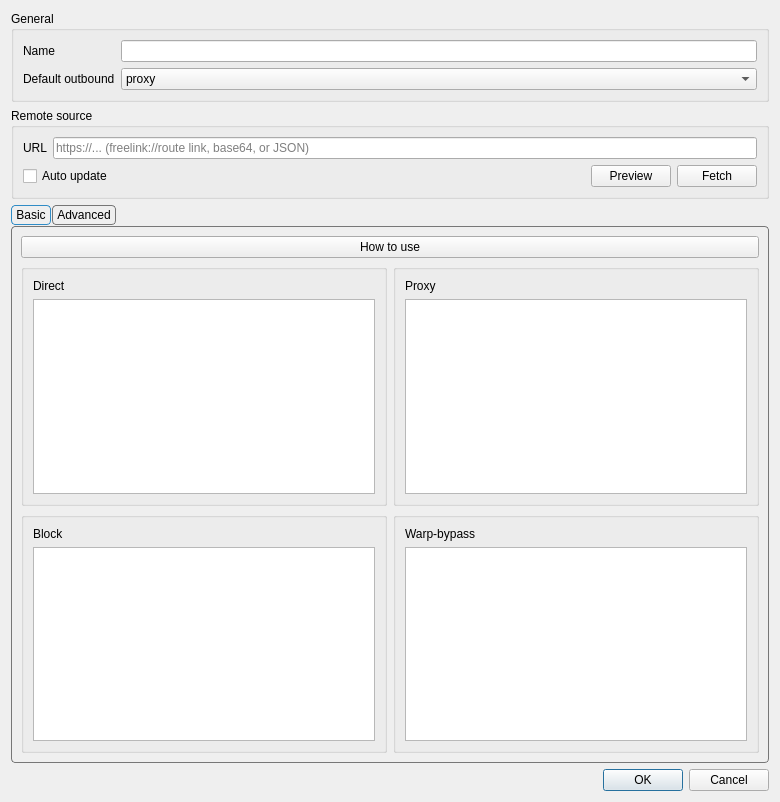
<?xml version="1.0" encoding="UTF-8"?>
<ui version="4.0">
 <class>RouteItem</class>
 <widget class="QDialog" name="RouteItem">
  <property name="geometry">
   <rect>
    <x>0</x>
    <y>0</y>
    <width>780</width>
    <height>802</height>
   </rect>
  </property>
  <property name="windowTitle">
   <string>Route Profile</string>
  </property>
  <layout class="QVBoxLayout" name="verticalLayout_3">
   <item>
    <widget class="QGroupBox" name="generalBox">
     <property name="title">
      <string>General</string>
     </property>
     <layout class="QGridLayout" name="gridLayout">
      <item row="0" column="0">
       <widget class="QLabel" name="route_name_l">
        <property name="text">
         <string>Name</string>
        </property>
       </widget>
      </item>
      <item row="0" column="1">
       <widget class="QLineEdit" name="route_name"/>
      </item>
      <item row="2" column="1">
       <widget class="QComboBox" name="def_out">
        <item>
         <property name="text">
          <string notr="true">proxy</string>
         </property>
        </item>
        <item>
         <property name="text">
          <string notr="true">direct</string>
         </property>
        </item>
        <item>
         <property name="text">
          <string notr="true">block</string>
         </property>
        </item>
        <item>
         <property name="text">
          <string notr="true">warp-bypass</string>
         </property>
        </item>
       </widget>
      </item>
      <item row="2" column="0">
       <widget class="QLabel" name="def_out_l">
        <property name="text">
         <string>Default outbound</string>
        </property>
       </widget>
      </item>
     </layout>
    </widget>
   </item>
   <item>
    <widget class="QGroupBox" name="remoteBox">
     <property name="title">
      <string>Remote source</string>
     </property>
     <layout class="QVBoxLayout" name="remoteBoxLayout">
      <item>
       <layout class="QHBoxLayout" name="remoteUrlRow">
        <item>
         <widget class="QLabel" name="remoteUrlLabel">
          <property name="text">
           <string>URL</string>
          </property>
         </widget>
        </item>
        <item>
         <widget class="QLineEdit" name="remoteUrlEdit">
          <property name="placeholderText">
           <string>https://... (freelink://route link, base64, or JSON)</string>
          </property>
         </widget>
        </item>
       </layout>
      </item>
      <item>
       <layout class="QHBoxLayout" name="remoteActionRow">
        <item>
         <widget class="QCheckBox" name="autoUpdateCheck">
          <property name="toolTip">
           <string>Re-fetch this profile from the URL when subscriptions auto-update.&#10;Your local edits are overwritten on each update.</string>
          </property>
          <property name="text">
           <string>Auto update</string>
          </property>
         </widget>
        </item>
        <item>
         <spacer name="remoteActionSpacer">
          <property name="orientation">
           <enum>Qt::Orientation::Horizontal</enum>
          </property>
          <property name="sizeHint" stdset="0">
           <size>
            <width>40</width>
            <height>20</height>
           </size>
          </property>
         </spacer>
        </item>
        <item>
         <widget class="QPushButton" name="remotePreviewBtn">
          <property name="toolTip">
           <string>Fetch the URL and show the routing profile without changing the current rules.</string>
          </property>
          <property name="text">
           <string>Preview</string>
          </property>
         </widget>
        </item>
        <item>
         <widget class="QPushButton" name="remoteFetchBtn">
          <property name="toolTip">
           <string>Fetch the URL and replace the current rules with the fetched ones.</string>
          </property>
          <property name="text">
           <string>Fetch</string>
          </property>
         </widget>
        </item>
       </layout>
      </item>
     </layout>
    </widget>
   </item>
   <item>
    <widget class="QTabWidget" name="tabWidget">
     <property name="styleSheet">
      <string notr="true">QTabWidget::pane {
    margin-top: 1px;
    border: 1px solid #777777;
    border-radius: 4px;
}

QTabBar {
    background: transparent;
    qproperty-drawBase: 0;
}

QTabBar::tab {
    border: 1px solid #777777;
    border-radius: 4px;

    padding: 2px 4px;
    margin-right: 1px;
}

QTabBar::tab:selected {
    border: 1px solid palette(highlight);
}

QTabBar::tab:!selected {
    border: 1px solid #777777;
}

QTabBar::tab:hover:!selected {
    border: 1px solid #777777;
}</string>
     </property>
     <property name="currentIndex">
      <number>0</number>
     </property>
     <widget class="QWidget" name="tab_2">
      <attribute name="title">
       <string>Basic</string>
      </attribute>
      <layout class="QVBoxLayout" name="verticalLayout_5">
       <item>
        <widget class="QPushButton" name="howtouse_button">
         <property name="text">
          <string>How to use</string>
         </property>
        </widget>
       </item>
       <item>
        <layout class="QGridLayout" name="simpleGrid">
         <item row="0" column="0">
          <widget class="QGroupBox" name="simple_direct_box">
           <layout class="QVBoxLayout" name="verticalLayout_6">
            <item>
             <widget class="QLabel" name="label">
              <property name="text">
               <string>Direct</string>
              </property>
             </widget>
            </item>
            <item>
             <widget class="QTextEdit" name="simple_direct"/>
            </item>
           </layout>
          </widget>
         </item>
         <item row="0" column="1">
          <widget class="QGroupBox" name="simple_proxy_box">
           <layout class="QVBoxLayout" name="verticalLayout_7">
            <item>
             <widget class="QLabel" name="label_2">
              <property name="text">
               <string>Proxy</string>
              </property>
             </widget>
            </item>
            <item>
             <widget class="QTextEdit" name="simple_proxy"/>
            </item>
           </layout>
          </widget>
         </item>
         <item row="1" column="0">
          <widget class="QGroupBox" name="simple_block_box">
           <layout class="QVBoxLayout" name="verticalLayout_8">
            <item>
             <widget class="QLabel" name="label_3">
              <property name="text">
               <string>Block</string>
              </property>
             </widget>
            </item>
            <item>
             <widget class="QTextEdit" name="simple_block"/>
            </item>
           </layout>
          </widget>
         </item>
         <item row="1" column="1">
          <widget class="QGroupBox" name="simple_warpbypass_box">
           <layout class="QVBoxLayout" name="verticalLayout_10">
            <item>
             <widget class="QLabel" name="label_4">
              <property name="text">
               <string>Warp-bypass</string>
              </property>
             </widget>
            </item>
            <item>
             <widget class="QTextEdit" name="simple_warpbypass"/>
            </item>
           </layout>
          </widget>
         </item>
        </layout>
       </item>
      </layout>
     </widget>
     <widget class="QWidget" name="tab">
      <attribute name="title">
       <string>Advanced</string>
      </attribute>
      <layout class="QVBoxLayout" name="verticalLayout_4">
       <item>
        <widget class="QGroupBox" name="groupBox">
         <property name="title">
          <string>Rules</string>
         </property>
         <layout class="QHBoxLayout" name="horizontalLayout_4">
          <property name="leftMargin">
           <number>0</number>
          </property>
          <property name="topMargin">
           <number>0</number>
          </property>
          <property name="rightMargin">
           <number>0</number>
          </property>
          <property name="bottomMargin">
           <number>0</number>
          </property>
          <item>
           <widget class="QFrame" name="frame">
            <property name="frameShape">
             <enum>QFrame::Shape::NoFrame</enum>
            </property>
            <property name="frameShadow">
             <enum>QFrame::Shadow::Raised</enum>
            </property>
            <layout class="QVBoxLayout" name="verticalLayout_9">
             <property name="spacing">
              <number>7</number>
             </property>
             <property name="leftMargin">
              <number>5</number>
             </property>
             <property name="topMargin">
              <number>5</number>
             </property>
             <property name="rightMargin">
              <number>5</number>
             </property>
             <property name="bottomMargin">
              <number>5</number>
             </property>
             <item>
              <widget class="QListWidget" name="route_items"/>
             </item>
             <item>
              <widget class="QWidget" name="widget_2" native="true">
               <layout class="QHBoxLayout" name="horizontalLayout_2">
                <item>
                 <widget class="QPushButton" name="new_route_item">
                  <property name="text">
                   <string>New</string>
                  </property>
                 </widget>
                </item>
                <item>
                 <widget class="QPushButton" name="moveup_route_item">
                  <property name="text">
                   <string>Move Up</string>
                  </property>
                 </widget>
                </item>
                <item>
                 <widget class="QPushButton" name="movedown_route_item">
                  <property name="text">
                   <string>Move Down</string>
                  </property>
                 </widget>
                </item>
                <item>
                 <widget class="QPushButton" name="delete_route_item">
                  <property name="text">
                   <string>Delete</string>
                  </property>
                 </widget>
                </item>
               </layout>
              </widget>
             </item>
            </layout>
           </widget>
          </item>
          <item>
           <widget class="QFrame" name="rule_attr_box">
            <layout class="QVBoxLayout" name="verticalLayout">
             <property name="leftMargin">
              <number>0</number>
             </property>
             <property name="topMargin">
              <number>5</number>
             </property>
             <property name="rightMargin">
              <number>5</number>
             </property>
             <property name="bottomMargin">
              <number>5</number>
             </property>
             <item>
              <layout class="QHBoxLayout" name="horizontalLayout_5">
               <item>
                <widget class="QLabel" name="rule_name_l">
                 <property name="text">
                  <string>Name</string>
                 </property>
                </widget>
               </item>
               <item>
                <widget class="QLineEdit" name="rule_name"/>
               </item>
              </layout>
             </item>
             <item>
              <widget class="QLabel" name="rule_preview_l">
               <property name="text">
                <string>Preview</string>
               </property>
              </widget>
             </item>
             <item>
              <widget class="QTextBrowser" name="rule_preview">
               <property name="minimumSize">
                <size>
                 <width>0</width>
                 <height>120</height>
                </size>
               </property>
               <property name="documentTitle">
                <string notr="true"/>
               </property>
               <property name="openExternalLinks">
                <bool>false</bool>
               </property>
              </widget>
             </item>
            </layout>
           </widget>
          </item>
         </layout>
        </widget>
       </item>
       <item>
        <widget class="QGroupBox" name="groupBox_2">
         <property name="title">
          <string>Rule Settings</string>
         </property>
         <layout class="QVBoxLayout" name="verticalLayout_2">
          <property name="spacing">
           <number>7</number>
          </property>
          <property name="leftMargin">
           <number>0</number>
          </property>
          <property name="topMargin">
           <number>0</number>
          </property>
          <property name="rightMargin">
           <number>0</number>
          </property>
          <property name="bottomMargin">
           <number>0</number>
          </property>
          <item>
           <layout class="QHBoxLayout" name="horizontalLayout_action">
            <property name="leftMargin">
             <number>4</number>
            </property>
            <property name="rightMargin">
             <number>4</number>
            </property>
            <item>
             <widget class="QLabel" name="rule_action_l">
              <property name="text">
               <string>Action</string>
              </property>
             </widget>
            </item>
            <item>
             <widget class="QComboBox" name="rule_action_combo"/>
            </item>
           </layout>
          </item>
          <item>
           <widget class="QTabWidget" name="rule_attr_tabs">
            <property name="sizePolicy">
             <sizepolicy hsizetype="Preferred" vsizetype="Preferred">
              <horstretch>0</horstretch>
              <verstretch>0</verstretch>
             </sizepolicy>
            </property>
            <property name="minimumSize">
             <size>
              <width>0</width>
              <height>100</height>
             </size>
            </property>
            <property name="styleSheet">
             <string notr="true">QTabWidget::pane {
    margin-top: 1px;
    border: 1px solid #777777;
    border-radius: 4px;
}

QTabBar {
    background: transparent;
    qproperty-drawBase: 0;
}

QTabBar::tab {
    border: 1px solid #777777;
    border-radius: 4px;

    padding: 2px 4px;
    margin-right: 1px;
}

QTabBar::tab:selected {
    border: 1px solid palette(highlight);
}

QTabBar::tab:!selected {
    border: 1px solid #777777;
}

QTabBar::tab:hover:!selected {
    border: 1px solid #777777;
}</string>
            </property>
            <property name="currentIndex">
             <number>-1</number>
            </property>
           </widget>
          </item>
         </layout>
        </widget>
       </item>
      </layout>
     </widget>
    </widget>
   </item>
   <item>
    <widget class="QDialogButtonBox" name="buttonBox">
     <property name="standardButtons">
      <set>QDialogButtonBox::StandardButton::Cancel|QDialogButtonBox::StandardButton::Ok</set>
     </property>
    </widget>
   </item>
  </layout>
 </widget>
 <resources/>
 <connections/>
</ui>
